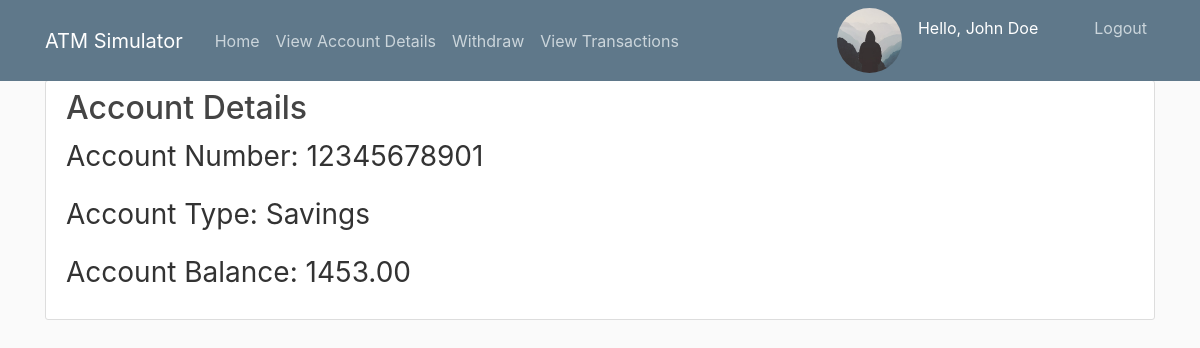
Page /account (signed in) on the earlier database version.
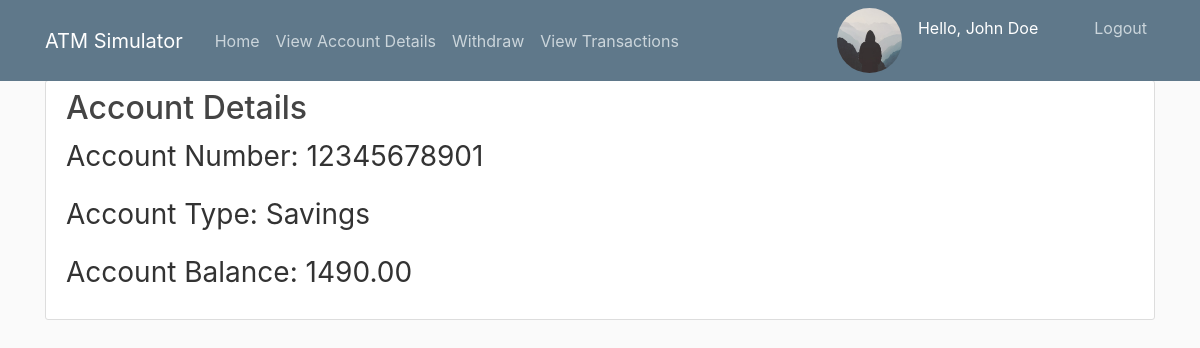
Same page on the later database version.
### atm/models.py (models this page shows, shortened)
class User(db.Model, UserMixin):
    id = db.Column(db.Integer, primary_key = True)
    name = db.Column(db.String(50), nullable = False)
    account_number = db.Column(db.String(11), unique = True, nullable = False)
    account_balance = db.Column(db.Numeric(scale = 2), unique = True, nullable = False)
    profile_pic = db.Column(db.String(20), nullable = False, default = 'default.jpg')
    pin = db.Column(db.String(60), unique = True, nullable = False)
    type_acc = db.Column(db.String(7), nullable = False)
    transactions = db.relationship('Transaction', backref = 'user', lazy = True)

### atm/routes.py (the view)
@app.route("/account")
@login_required
def account():
    return render_template('account.html')

### atm/models.py (called while the page is built)
@login_manager.user_loader
def load_user(user_id):
    return User.query.get(int(user_id))

### atm/templates/account.html
{% extends "layout.html" %}
{% block content %}
    <div class="content-section pt-2">
        <div class="media">
            <div class="media-body">
                <h2 class="account-heading">Account Details</h2>
                <p class= "size">Account Number: {{current_user.account_number}}</p>
                <p class="size">Account Type: {{current_user.type_acc}}</p>
                <p class="size">Account Balance: {{current_user.account_balance}}</p>
            </div>
        </div>
    </div>
{% endblock content %}

### atm/templates/layout.html (shortened to what this page needs)
<!DOCTYPE html>
<html lang="en">
<head>
    <link rel="stylesheet" href="https://cdn.jsdelivr.net/npm/bootstrap@4.4.1/dist/css/bootstrap.min.css">
    <link rel = "stylesheet" type = "text/css" href = "{{url_for('static', filename = 'main.css')}}">
</head>
<body>
    <header class="site-header">
        <nav class="navbar navbar-expand-md navbar-dark bg-steel fixed-top">
            <div class="container">
                <a class="navbar-brand mr-4" href="/">ATM Simulator</a>
                <div class="collapse navbar-collapse" id="navbarToggle">
                    <div class="navbar-nav mr-auto">
                        <a class="nav-item nav-link" href="{{ url_for('home') }}">Home</a>
                        {% if current_user.is_authenticated %}
                            <a class="nav-item nav-link" href="{{ url_for('account') }}">View Account Details</a>
                            <a class="nav-item nav-link" href="{{ url_for('withdraw') }}">Withdraw</a>
                            <a class="nav-item nav-link" href="{{ url_for('view_transactions') }}">View Transactions</a>
                        {% endif %}
                    </div>
                    <div class="navbar-nav">
                        {% if current_user.is_authenticated %}
                            <div class = "mr-5 d-flex">
                                <img class = "rounded-circle profile-img" src = "{{url_for('static', filename = 'profile_pics/' + current_user.profile_pic)}}">
                                <p class = "mt-2 text-white">Hello, {{current_user.name}}</p>
                            </div>
                            <a class="nav-item nav-link" href="{{ url_for('logout') }}">Logout</a>
                        {% else %}
                            <a class="nav-item nav-link" href="{{ url_for('login') }}">Login</a>
                        {% endif %}
                    </div>
                </div>
            </div>
        </nav>
    </header>
    <div class = "container">
        {% block content %}{% endblock %}
    </div>
</body>
</html>

Differences in the rows shown:
changed User "Savings": account_balance "1453.00" → "1490.00"
